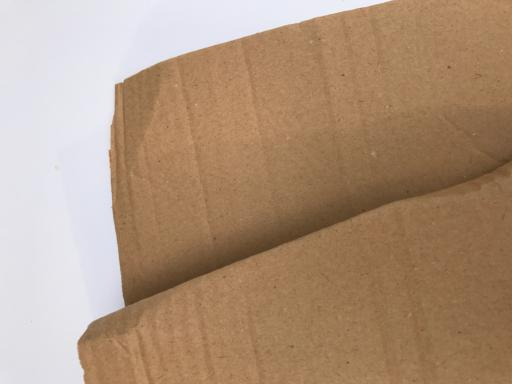
#> input picture Nhung/Trash_classifier-main/dataset/cardboard/cardboard109.jpg, 512 x 384 px, given in place of cardboard, which was not available
$ python data_augment.py
#> lines starting #> are read from the running program, lines starting #| are printed output that depends on the picture; pictures that were not available may be replaced by others from this repository, and a replacement may not be noted
'''
Run this file to augment the original image files , so that the new dataset is created which is bigger than
original dataset
Bigger the dataset for neural nets better would the model run
'''

import glob
import cv2
import random
import numpy as np


def rotation(img, angle):
    angle = int(random.uniform(-angle, angle))
    h, w = img.shape[:2]
    M = cv2.getRotationMatrix2D((int(w/2), int(h/2)), angle, 1)
    img = cv2.warpAffine(img, M, (w, h))
    return img
def brightness(img, low, high):
    value = random.uniform(low, high)
    hsv = cv2.cvtColor(img, cv2.COLOR_BGR2HSV)
    hsv = np.array(hsv, dtype = np.float64)
    hsv[:,:,1] = hsv[:,:,1]*value
    hsv[:,:,1][hsv[:,:,1]>255]  = 255
    hsv[:,:,2] = hsv[:,:,2]*value
    hsv[:,:,2][hsv[:,:,2]>255]  = 255
    hsv = np.array(hsv, dtype = np.uint8)
    img = cv2.cvtColor(hsv, cv2.COLOR_HSV2BGR)
    return img

def vertical_flip(img, flag):
    if flag:
        return cv2.flip(img,0)
    else:
        return img
def horizontal_flip(img, flag):
    if flag:
        return cv2.flip(img,1)
    else:
        return img
def channel_shift(img, value):
    value = int(random.uniform(-value, value))
    img = img + value
    img[:,:,:][img[:,:,:]>255]  = 255
    img[:,:,:][img[:,:,:]<0]  = 0
    img = img.astype(np.uint8)
    return img

def fill(img, h, w):
    img = cv2.resize(img, (h, w), cv2.INTER_CUBIC)
    return img

def horizontal_shift(img, ratio=0.0):
    if ratio > 1 or ratio < 0:
        print('Value should be less than 1 and greater than 0')
        return img
    ratio = random.uniform(-ratio, ratio)
    w, h = img.shape[:2]
    to_shift = w*ratio
    if ratio > 0:
        img = img[:, :int(w-to_shift), :]
    if ratio < 0:
        img = img[:, int(-1*to_shift):, :]
    img = fill(img, h, w)
    return img

def vertical_shift(img, ratio=0.0):
    if ratio > 1 or ratio < 0:
        print('Value should be less than 1 and greater than 0')
        return img
    ratio = random.uniform(-ratio, ratio)
    w, h = img.shape[:2]
    to_shift = h*ratio
    if ratio > 0:
        img = img[:int(h-to_shift), :, :]
    if ratio < 0:
        img = img[int(-1*to_shift):, :, :]
    img = fill(img, h, w)
    return img


if __name__ == '__main__':
	'''
	for every image in each category we perform augment operations in the order
	1. Rotation
	2. Brightness
	3. Vertical Flip
	4. Horizontal Flip
	5. Channel Shift
	6. Horizontal Shift
	7. Vertical SHift
	'''
	categories = glob.glob('Trash_classifier-main/dataset/*')


	print(categories,'pls wait until the all augmentation operations are done')

	for category in categories:
		i=1
		save_file = '../dataset_augmented'+category.split('/')[-1] +'/'+category.split('/')[-1]
		print('current category under processing:',save_file)
		image_paths = glob.glob(category+'*')
		for image_path in image_paths:
			#print(image_path)
			img = cv2.imread(image_path)
#> img is the input picture: shape (384, 512, 3); mean B, G, R 123.4, 147.2, 174.5
			cv2.imwrite(save_file+'_'+str(i)+'.jpg',img)
			for operation in range(1,8):
				img_rotation = rotation(img,180)
				cv2.imwrite(save_file+'_'+str(i+1)+'.jpg',img_rotation)

				img_vertical_flip = vertical_flip(img,1)
				cv2.imwrite(save_file+'_'+str(i+2)+'.jpg',img_vertical_flip)

				img_horizontal_flip = horizontal_flip(img,1)
				cv2.imwrite(save_file+'_'+str(i+3)+'.jpg',img_horizontal_flip)

				img_channel_shift = channel_shift(img,100)
				cv2.imwrite(save_file+'_'+str(i+4)+'.jpg',img_channel_shift)

				img_horizontal_shift = horizontal_shift(img,0.5)
				cv2.imwrite(save_file+'_'+str(i+5)+'.jpg',img_horizontal_shift)

				img_vertical_shift = vertical_shift(img,0.4)
				cv2.imwrite(save_file+'_'+str(i+6)+'.jpg',img_vertical_shift)
#> this loop made 7 passes
#> pass 1, in rotation, `img = cv2.warpAffine(img, M, (w, h))`:
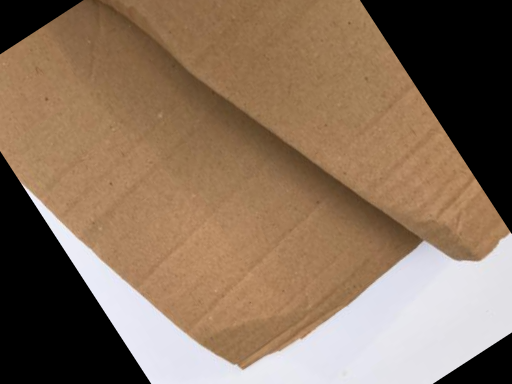
#> img: shape (384, 512, 3); mean of channels 0, 1, 2 91.6, 112.7, 136.3; drawn as B, G, R
#> pass 1, `img_vertical_flip = vertical_flip(img,1)`:
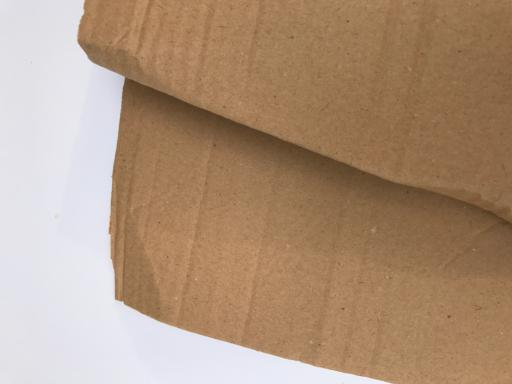
#> img_vertical_flip: shape (384, 512, 3); mean B, G, R 123.4, 147.2, 174.5
#> pass 1, `img_horizontal_flip = horizontal_flip(img,1)`:
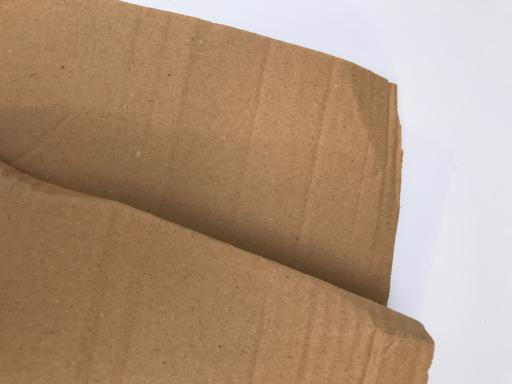
#> img_horizontal_flip: shape (384, 512, 3); mean B, G, R 123.4, 147.2, 174.5
#> pass 1, in channel_shift, `img = img + value`:
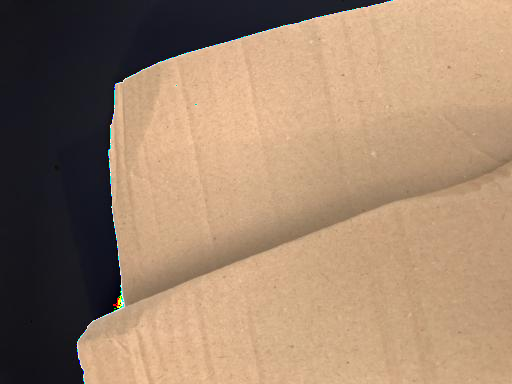
#> img: shape (384, 512, 3); mean of channels 0, 1, 2 107.2, 130.9, 157.9; drawn as B, G, R

			i+=7
#> pass 2 of the loop `for category in categories:`:
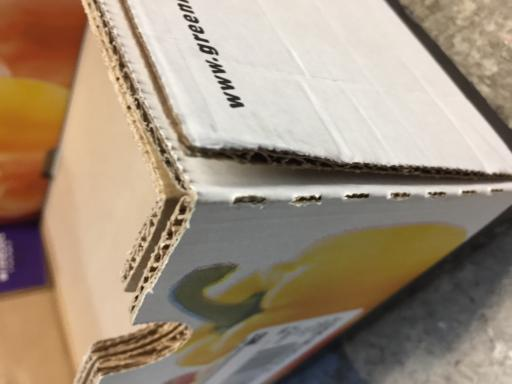
#> input picture Nhung/Trash_classifier-main/dataset/cardboard/cardboard117.jpg, 512 x 384 px, given in place of glass, which was not available
#> img is the input picture: shape (384, 512, 3); mean B, G, R 123.5, 142.6, 159.5
#> the loop `for operation in range(1,8):` made 7 passes
#> M in rotation on passes 1 to 7: [[-0.848, 0.53, 371.4], [-0.53, -0.848, 490.5]], [[0.0698, -0.998, 429.7], [0.998, 0.0698, -76.77]], [[0.191, 0.982, 18.68], [-0.982, 0.191, 406.7]], [[-1, -0.0175, 515.3], [0.0175, -1, 379.5]], [[0.469, -0.883, 305.3], [0.883, 0.469, -124.2]], [[-0.0698, -0.998, 465.4], [0.998, -0.0698, -49.98]], [[-0.875, -0.485, 573], [0.485, -0.875, 235.8]]
#> pass 1, `img_horizontal_flip = horizontal_flip(img,1)`:
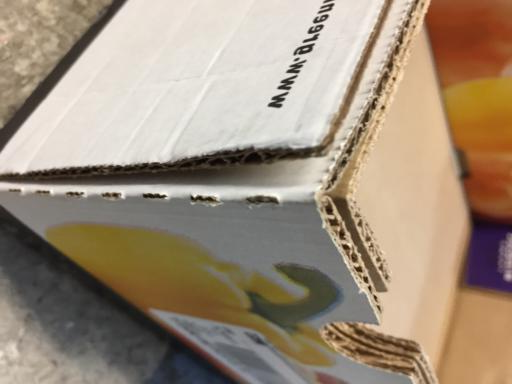
#> img_horizontal_flip: shape (384, 512, 3); mean B, G, R 123.5, 142.6, 159.5
#> pass 1, in channel_shift (call 8), `img = img + value`:
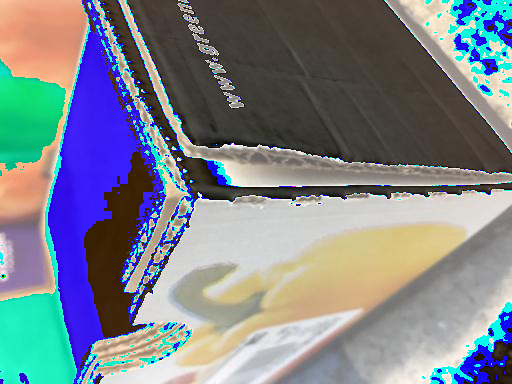
#> img: shape (384, 512, 3); mean of channels 0, 1, 2 139.2, 131.2, 124.5; drawn as B, G, R
	print('Done!!!!')
